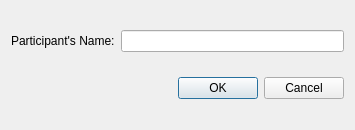
<?xml version="1.0" encoding="UTF-8"?>
<ui version="4.0">
 <class>AddDialog</class>
 <widget class="QDialog" name="AddDialog">
  <property name="geometry">
   <rect>
    <x>0</x>
    <y>0</y>
    <width>355</width>
    <height>130</height>
   </rect>
  </property>
  <property name="windowTitle">
   <string>Add Particpant</string>
  </property>
  <layout class="QGridLayout" name="gridLayout">
   <item row="0" column="0">
    <widget class="QLabel" name="label">
     <property name="text">
      <string>Participant's Name:</string>
     </property>
    </widget>
   </item>
   <item row="0" column="1">
    <widget class="QLineEdit" name="txtName"/>
   </item>
   <item row="1" column="0" colspan="2">
    <widget class="QDialogButtonBox" name="buttonBox">
     <property name="orientation">
      <enum>Qt::Horizontal</enum>
     </property>
     <property name="standardButtons">
      <set>QDialogButtonBox::Cancel|QDialogButtonBox::Ok</set>
     </property>
    </widget>
   </item>
  </layout>
 </widget>
 <resources/>
 <connections>
  <connection>
   <sender>buttonBox</sender>
   <signal>accepted()</signal>
   <receiver>AddDialog</receiver>
   <slot>accept()</slot>
   <hints>
    <hint type="sourcelabel">
     <x>248</x>
     <y>254</y>
    </hint>
    <hint type="destinationlabel">
     <x>157</x>
     <y>274</y>
    </hint>
   </hints>
  </connection>
  <connection>
   <sender>buttonBox</sender>
   <signal>rejected()</signal>
   <receiver>AddDialog</receiver>
   <slot>reject()</slot>
   <hints>
    <hint type="sourcelabel">
     <x>316</x>
     <y>260</y>
    </hint>
    <hint type="destinationlabel">
     <x>286</x>
     <y>274</y>
    </hint>
   </hints>
  </connection>
 </connections>
</ui>
